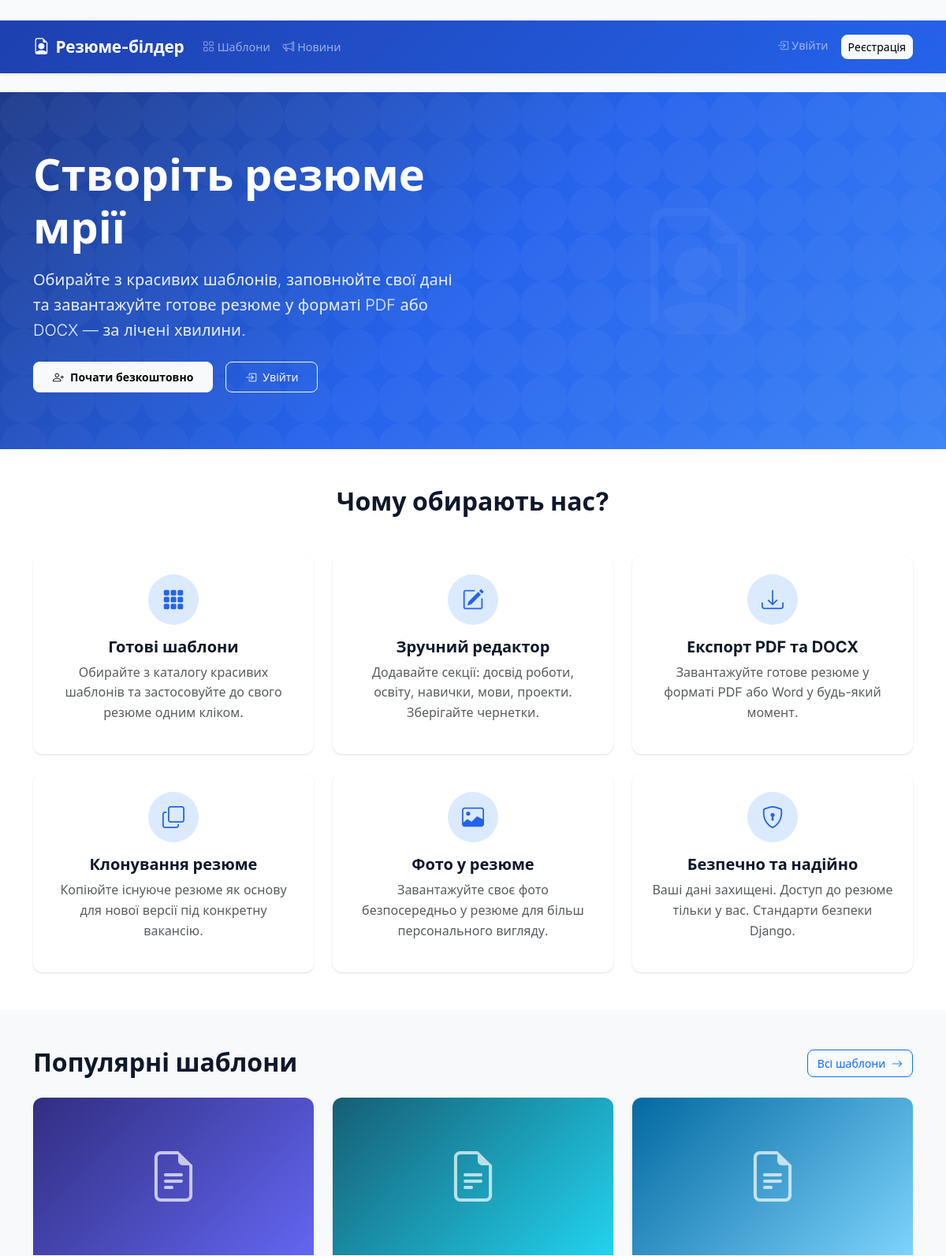
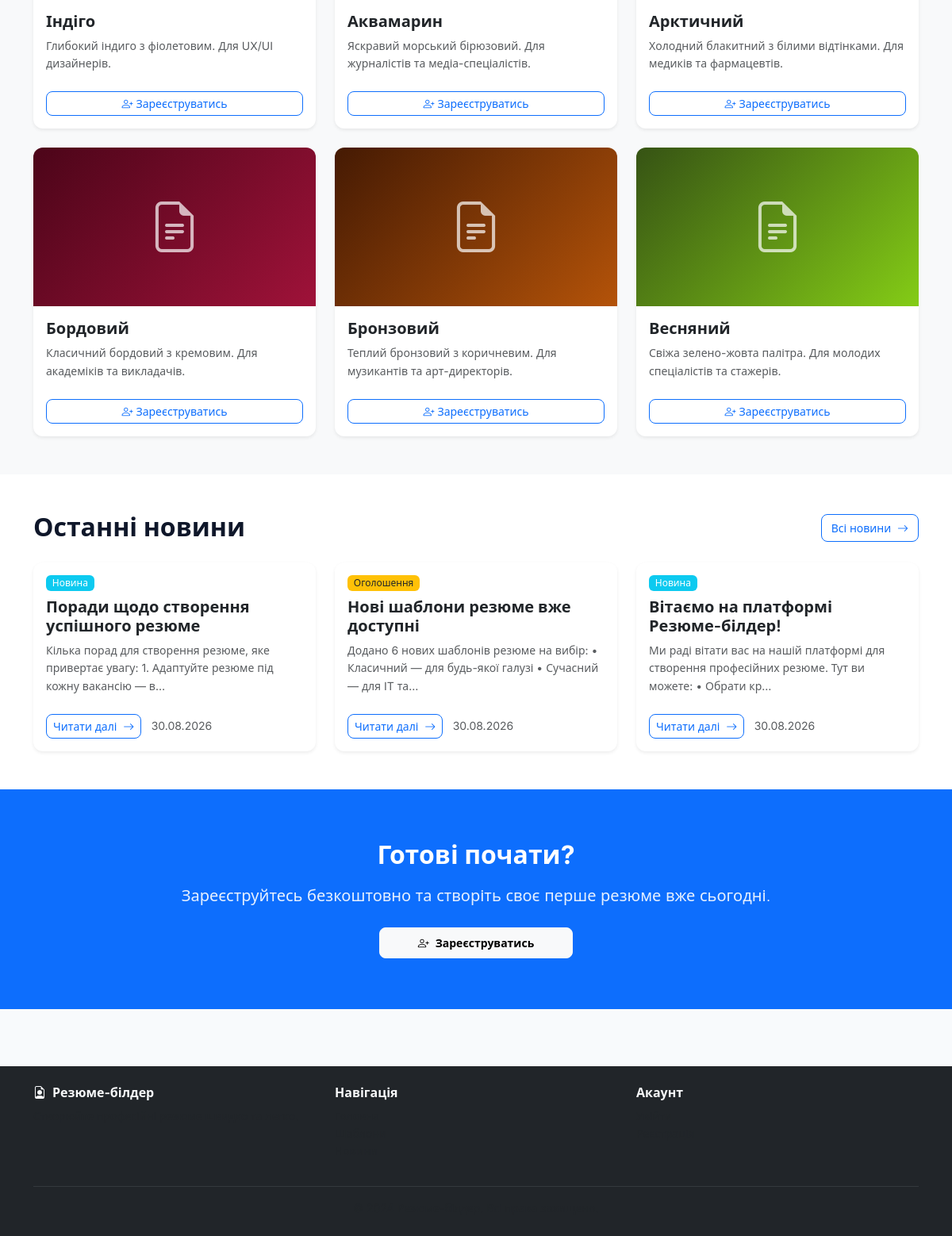
The page / on the database its author committed (2 pictures, top to bottom).
### resumes/models.py (models this page shows, shortened)
class ResumeTemplate(models.Model):
    name = models.CharField(max_length=100, verbose_name='Назва шаблону')
    description = models.TextField(blank=True, verbose_name='Опис')
    preview_image = models.ImageField(
        upload_to='templates/', blank=True, null=True, verbose_name='Зображення попереднього перегляду'
    )
    css_class = models.CharField(
        max_length=50, default='template-classic', verbose_name='CSS клас'
    )
    is_active = models.BooleanField(default=True, verbose_name='Активний')
    created_at = models.DateTimeField(auto_now_add=True)
    class Meta:
        verbose_name = 'Шаблон резюме'
        verbose_name_plural = 'Шаблони резюме'
        ordering = ['name']

### announcements/models.py (models this page shows, shortened)
class Announcement(models.Model):
    TYPE_NEWS = 'news'
    TYPE_ANNOUNCEMENT = 'announcement'
    TYPE_CHOICES = [
        (TYPE_NEWS, 'Новина'),
        (TYPE_ANNOUNCEMENT, 'Оголошення'),
    ]
    author = models.ForeignKey(
        User, on_delete=models.SET_NULL, null=True, blank=True,
        related_name='announcements', verbose_name='Автор'
    )
    announcement_type = models.CharField(
        max_length=20, choices=TYPE_CHOICES,
        default=TYPE_ANNOUNCEMENT, verbose_name='Тип'
    )
    title = models.CharField(max_length=255, verbose_name='Заголовок')
    content = models.TextField(verbose_name='Зміст')
    image = models.ImageField(
        upload_to='announcements/', blank=True, null=True, verbose_name='Зображення'
    )
    is_published = models.BooleanField(default=True, verbose_name='Опубліковано')
    created_at = models.DateTimeField(auto_now_add=True, verbose_name='Дата створення')
    updated_at = models.DateTimeField(auto_now=True, verbose_name='Дата оновлення')
    class Meta:
        verbose_name = 'Оголошення'
        verbose_name_plural = 'Оголошення'
        ordering = ['-created_at']

### resumes/views.py (the view)
# urls.py: path('', home_views.home, name='home'),
def home(request):
    templates = ResumeTemplate.objects.filter(is_active=True)[:6]
    from announcements.models import Announcement
    news = Announcement.objects.filter(is_published=True).order_by('-created_at')[:3]
    return render(request, 'home.html', {'templates': templates, 'news': news})

### templates/home.html (shortened to what this page needs)
﻿{% extends 'base.html' %}
{% block content %}
<section class="hero-section text-white py-5">
  <div class="container py-4">
    <div class="row align-items-center">
      <div class="col-lg-6">
        <h1 class="display-4 fw-bold mb-3">Створіть резюме мрії</h1>
        <p class="lead mb-4 opacity-90">
          Обирайте з красивих шаблонів, заповнюйте свої дані та завантажуйте готове резюме у форматі PDF або DOCX — за лічені хвилини.
        </p>
        <div class="d-flex gap-3 flex-wrap">
          {% if user.is_authenticated %}
            <a href="{% url 'resume_create' %}" class="btn btn-light btn-lg px-4 fw-semibold">
              <i class="bi bi-plus-circle me-2"></i>Створити резюме
            </a>
            <a href="{% url 'resume_list' %}" class="btn btn-outline-light btn-lg px-4">
              <i class="bi bi-journals me-2"></i>Мої резюме
            </a>
          {% else %}
            <a href="{% url 'register' %}" class="btn btn-light btn-lg px-4 fw-semibold">
              <i class="bi bi-person-plus me-2"></i>Почати безкоштовно
            </a>
            <a href="{% url 'login' %}" class="btn btn-outline-light btn-lg px-4">
              <i class="bi bi-box-arrow-in-right me-2"></i>Увійти
            </a>
          {% endif %}
        </div>
      </div>
      <div class="col-lg-6 mt-5 mt-lg-0 text-center">
        <div class="hero-illustration">
          <i class="bi bi-file-earmark-person" style="font-size: 10rem; opacity: 0.25;"></i>
        </div>
      </div>
    </div>
  </div>
</section>
<section class="py-5 bg-white">
  <div class="container">
    <h2 class="text-center fw-bold mb-5">Чому обирають нас?</h2>
    <div class="row g-4">
      <div class="col-md-4">
        <div class="feature-card text-center p-4 h-100">
          <div class="feature-icon mb-3"><i class="bi bi-grid-3x3-gap-fill"></i></div>
          <h5 class="fw-bold">Готові шаблони</h5>
          <p class="text-muted">Обирайте з каталогу красивих шаблонів та застосовуйте до свого резюме одним кліком.</p>
        </div>
      </div>
      <div class="col-md-4">
        <div class="feature-card text-center p-4 h-100">
          <div class="feature-icon mb-3"><i class="bi bi-pencil-square"></i></div>
          <h5 class="fw-bold">Зручний редактор</h5>
          <p class="text-muted">Додавайте секції: досвід роботи, освіту, навички, мови, проекти. Зберігайте чернетки.</p>
        </div>
      </div>
      <div class="col-md-4">
        <div class="feature-card text-center p-4 h-100">
          <div class="feature-icon mb-3"><i class="bi bi-download"></i></div>
          <h5 class="fw-bold">Експорт PDF та DOCX</h5>
          <p class="text-muted">Завантажуйте готове резюме у форматі PDF або Word у будь-який момент.</p>
        </div>
      </div>
      <div class="col-md-4">
        <div class="feature-card text-center p-4 h-100">
          <div class="feature-icon mb-3"><i class="bi bi-copy"></i></div>
          <h5 class="fw-bold">Клонування резюме</h5>
          <p class="text-muted">Копіюйте існуюче резюме як основу для нової версії під конкретну вакансію.</p>
        </div>
      </div>
      <div class="col-md-4">
        <div class="feature-card text-center p-4 h-100">
          <div class="feature-icon mb-3"><i class="bi bi-image"></i></div>
          <h5 class="fw-bold">Фото у резюме</h5>
          <p class="text-muted">Завантажуйте своє фото безпосередньо у резюме для більш персонального вигляду.</p>
        </div>
      </div>
      <div class="col-md-4">
        <div class="feature-card text-center p-4 h-100">
          <div class="feature-icon mb-3"><i class="bi bi-shield-lock"></i></div>
          <h5 class="fw-bold">Безпечно та надійно</h5>
          <p class="text-muted">Ваші дані захищені. Доступ до резюме тільки у вас. Стандарти безпеки Django.</p>
        </div>
      </div>
    </div>
  </div>
</section>
{% if templates %}
<section class="py-5 bg-light">
  <div class="container">
    <div class="d-flex justify-content-between align-items-center mb-4">
      <h2 class="fw-bold mb-0">Популярні шаблони</h2>
      <a href="{% url 'template_catalog' %}" class="btn btn-outline-primary">
        Всі шаблони <i class="bi bi-arrow-right ms-1"></i>
      </a>
    </div>
    <div class="row g-4">
      {% for tmpl in templates %}
      <div class="col-md-4">
        <div class="card template-card h-100 border-0 shadow-sm">
          {% if tmpl.preview_image %}
            <img src="{{ tmpl.preview_image.url }}" class="card-img-top template-preview-img" alt="{{ tmpl.name }}">
          {% else %}
            <div class="template-placeholder {{ tmpl.css_class }}">
              <i class="bi bi-file-earmark-text"></i>
            </div>
          {% endif %}
          <div class="card-body">
            <h5 class="card-title fw-semibold">{{ tmpl.name }}</h5>
            <p class="card-text text-muted small">{{ tmpl.description|truncatechars:80 }}</p>
          </div>
          <div class="card-footer bg-transparent border-0 pb-3">
            {% if user.is_authenticated %}
              <a href="{% url 'resume_create' %}?template={{ tmpl.pk }}" class="btn btn-primary btn-sm w-100">
                <i class="bi bi-plus-circle me-1"></i>Використати шаблон
              </a>
            {% else %}
              <a href="{% url 'register' %}" class="btn btn-outline-primary btn-sm w-100">
                <i class="bi bi-person-plus me-1"></i>Зареєструватись
              </a>
            {% endif %}
          </div>
        </div>
      </div>
      {% endfor %}
    </div>
  </div>
</section>
{% endif %}
{% if news %}
<section class="py-5 bg-white">
  <div class="container">
    <div class="d-flex justify-content-between align-items-center mb-4">
      <h2 class="fw-bold mb-0">Останні новини</h2>
      <a href="{% url 'announcement_list' %}" class="btn btn-outline-primary">
        Всі новини <i class="bi bi-arrow-right ms-1"></i>
      </a>
    </div>
    <div class="row g-4">
      {% for item in news %}
      <div class="col-md-4">
        <div class="card h-100 border-0 shadow-sm">
          <div class="card-body">
            <span class="badge {% if item.announcement_type == 'news' %}bg-info{% else %}bg-warning text-dark{% endif %} mb-2">
              {{ item.get_announcement_type_display }}
            </span>
            <h5 class="card-title fw-semibold">{{ item.title }}</h5>
            <p class="card-text text-muted small">{{ item.content|truncatechars:100 }}</p>
          </div>
          <div class="card-footer bg-transparent border-0 pb-3">
            <a href="{% url 'announcement_detail' item.pk %}" class="btn btn-outline-primary btn-sm">
              Читати далі <i class="bi bi-arrow-right ms-1"></i>
            </a>
            <small class="text-muted ms-2">{{ item.created_at|date:"d.m.Y" }}</small>
          </div>
        </div>
      </div>
      {% endfor %}
    </div>
  </div>
</section>
{% endif %}
{% if not user.is_authenticated %}
<section class="py-5 bg-primary text-white text-center">
  <div class="container py-3">
    <h2 class="fw-bold mb-3">Готові почати?</h2>
    <p class="lead mb-4 opacity-90">Зареєструйтесь безкоштовно та створіть своє перше резюме вже сьогодні.</p>
    <a href="{% url 'register' %}" class="btn btn-light btn-lg px-5 fw-semibold">
      <i class="bi bi-person-plus me-2"></i>Зареєструватись
    </a>
  </div>
</section>
{% endif %}
{% endblock %}

### templates/base.html (shortened to what this page needs)
<!DOCTYPE html>
<html lang="uk">
<head>
  <link href="https://cdn.jsdelivr.net/npm/bootstrap@5.3.2/dist/css/bootstrap.min.css" rel="stylesheet" />
  <link href="https://cdn.jsdelivr.net/npm/bootstrap-icons@1.11.3/font/bootstrap-icons.min.css" rel="stylesheet" />
  {% load static %}
  <link rel="stylesheet" href="{% static 'css/main.css' %}" />
</head>
<body>
<nav class="navbar navbar-expand-lg navbar-dark bg-primary sticky-top shadow-sm">
  <div class="container">
    <a class="navbar-brand fw-bold fs-4" href="{% url 'home' %}">
      <i class="bi bi-file-earmark-person me-2"></i>Резюме-білдер
    </a>
    <div class="collapse navbar-collapse" id="navMain">
      <ul class="navbar-nav me-auto">
        <li class="nav-item">
          <a class="nav-link" href="{% url 'template_catalog' %}">
            <i class="bi bi-grid me-1"></i>Шаблони
          </a>
        </li>
        <li class="nav-item">
          <a class="nav-link" href="{% url 'announcement_list' %}">
            <i class="bi bi-megaphone me-1"></i>Новини
          </a>
        </li>
      </ul>
      <ul class="navbar-nav ms-auto">
        {% if user.is_authenticated %}
          {% with profile=user.profile %}
          {% if profile.is_admin %}
          <li class="nav-item dropdown">
            <a class="nav-link dropdown-toggle" href="#" data-bs-toggle="dropdown">
              <i class="bi bi-shield-check me-1"></i>Адмін
            </a>
            <ul class="dropdown-menu dropdown-menu-end">
              <li><a class="dropdown-item" href="{% url 'admin_users' %}"><i class="bi bi-people me-2"></i>Користувачі</a></li>
              <li><a class="dropdown-item" href="{% url 'admin_resume_list' %}"><i class="bi bi-journals me-2"></i>Всі резюме</a></li>
              <li><a class="dropdown-item" href="{% url 'announcement_create' %}"><i class="bi bi-plus-circle me-2"></i>Нове оголошення</a></li>
              <li><hr class="dropdown-divider"></li>
              <li><a class="dropdown-item" href="/admin/"><i class="bi bi-gear me-2"></i>Django Admin</a></li>
            </ul>
          </li>
          {% endif %}
          {% endwith %}
          <li class="nav-item dropdown">
            <a class="nav-link dropdown-toggle" href="#" data-bs-toggle="dropdown">
              <i class="bi bi-person-circle me-1"></i>{{ user.first_name|default:user.username }}
            </a>
            <ul class="dropdown-menu dropdown-menu-end">
              <li><a class="dropdown-item" href="{% url 'profile' %}"><i class="bi bi-person me-2"></i>Профіль</a></li>
              <li><a class="dropdown-item" href="{% url 'resume_create' %}"><i class="bi bi-plus-lg me-2"></i>Нове резюме</a></li>
              <li><hr class="dropdown-divider"></li>
              <li>
                <form method="post" action="{% url 'logout' %}">
                  {% csrf_token %}
                  <button type="submit" class="dropdown-item text-danger">
                    <i class="bi bi-box-arrow-right me-2"></i>Вийти
                  </button>
                </form>
              </li>
            </ul>
          </li>
        {% else %}
          <li class="nav-item">
            <a class="nav-link" href="{% url 'login' %}"><i class="bi bi-box-arrow-in-right me-1"></i>Увійти</a>
          </li>
          <li class="nav-item">
            <a class="btn btn-light btn-sm ms-2 my-1" href="{% url 'register' %}">Реєстрація</a>
          </li>
        {% endif %}
      </ul>
    </div>
  </div>
</nav>
<main class="py-4">
  {% block content %}{% endblock %}
</main>
<footer class="footer bg-dark text-light py-4 mt-5">
  <div class="container">
    <div class="row">
      <div class="col-md-4 mb-3 mb-md-0">
        <h6 class="fw-bold"><i class="bi bi-file-earmark-person me-2"></i>Резюме-білдер</h6>
        <p class="text-muted small mb-0">Створюйте професійні резюме швидко та легко.</p>
      </div>
      <div class="col-md-4 mb-3 mb-md-0">
        <h6 class="fw-bold">Навігація</h6>
        <ul class="list-unstyled small">
          <li><a href="{% url 'home' %}" class="text-muted text-decoration-none">Головна</a></li>
          <li><a href="{% url 'template_catalog' %}" class="text-muted text-decoration-none">Шаблони</a></li>
          <li><a href="{% url 'announcement_list' %}" class="text-muted text-decoration-none">Новини</a></li>
        </ul>
      </div>
      <div class="col-md-4">
        <h6 class="fw-bold">Акаунт</h6>
        <ul class="list-unstyled small">
          {% if user.is_authenticated %}
          <li><a href="{% url 'resume_list' %}" class="text-muted text-decoration-none">Мої резюме</a></li>
          <li><a href="{% url 'profile' %}" class="text-muted text-decoration-none">Профіль</a></li>
          {% else %}
          <li><a href="{% url 'login' %}" class="text-muted text-decoration-none">Увійти</a></li>
          <li><a href="{% url 'register' %}" class="text-muted text-decoration-none">Реєстрація</a></li>
          {% endif %}
        </ul>
      </div>
    </div>
    <hr class="border-secondary" />
    <p class="text-center text-muted small mb-0">&copy; 2024 Резюме-білдер. Всі права захищено.</p>
  </div>
</footer>
</body>
</html>

### rows shown on the page
ResumeTemplate: name "Індіго", description "Глибокий індиго з фіолетовим. Для UX/UI дизайнерів."
ResumeTemplate: name "Аквамарин", description "Яскравий морський бірюзовий. Для журналістів та медіа-спеціалістів."
ResumeTemplate: name "Арктичний", description "Холодний блакитний з білими відтінками. Для медиків та фармацевтів."
ResumeTemplate: name "Бордовий", description "Класичний бордовий з кремовим. Для академіків та викладачів."
ResumeTemplate: name "Бронзовий", description "Теплий бронзовий з коричневим. Для музикантів та арт-директорів."
ResumeTemplate: name "Весняний", description "Свіжа зелено-жовта палітра. Для молодих спеціалістів та стажерів."
Announcement: announcement_type "Новина", title "Поради щодо створення успішного резюме", content "Кілька порад для створення резюме, яке привертає увагу: 1. Адаптуйте резюме під кожну вакансію — в…", created_at "30.08.2026"
Announcement: announcement_type "Оголошення", title "Нові шаблони резюме вже доступні", content "Додано 6 нових шаблонів резюме на вибір: • Класичний — для будь-якої галузі • Сучасний — для IT та…", created_at "30.08.2026"
Announcement: announcement_type "Новина", title "Вітаємо на платформі Резюме-білдер!", content "Ми раді вітати вас на нашій платформі для створення професійних резюме. Тут ви можете: • Обрати кр…", created_at "30.08.2026"
